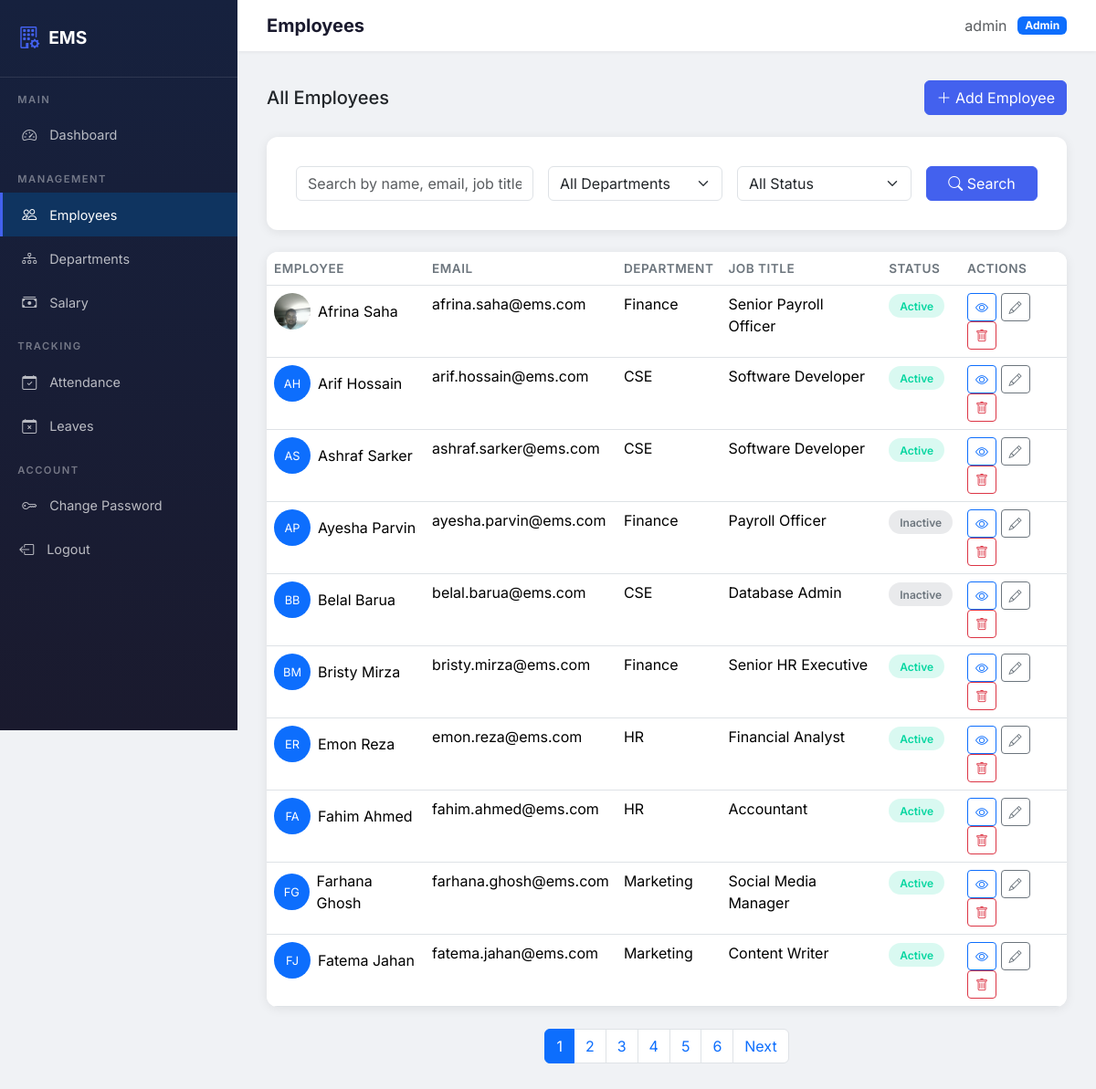
Screenshot of /employees/ (signed in) with the database file from the repository.
### employees/models.py (models this page shows, shortened)
class Employee(models.Model):
    STATUS_CHOICES = [
        ('active', 'Active'),
        ('inactive', 'Inactive'),
    ]
    user = models.OneToOneField(User, on_delete=models.CASCADE, related_name='employee')
    phone = models.CharField(max_length=20, blank=True)
    department = models.ForeignKey(
        Department, on_delete=models.SET_NULL, null=True, related_name='employees'
    )
    job_title = models.CharField(max_length=100)
    salary = models.DecimalField(max_digits=12, decimal_places=2, default=0)
    joining_date = models.DateField()
    status = models.CharField(max_length=10, choices=STATUS_CHOICES, default='active')
    profile_picture = models.ImageField(
        upload_to='profile_pics/', blank=True, null=True
    )
    class Meta:
        ordering = ['user__first_name', 'user__last_name']
    @property
    def full_name(self):
        return self.user.get_full_name() or self.user.username
    @property
    def email(self):
        return self.user.email

### departments/models.py (models this page shows, shortened)
class Department(models.Model):
    name = models.CharField(max_length=100, unique=True)
    description = models.TextField(blank=True)
    created_at = models.DateTimeField(auto_now_add=True)
    class Meta:
        ordering = ['name']
    def __str__(self):
        return self.name

### employees/views.py (the view, shortened to what this page needs)
# urls.py: path('', views.employee_list, name='list'),
@admin_required
def employee_list(request):
    queryset = Employee.objects.select_related('user', 'department')
    query = request.GET.get('q', '')
    department = request.GET.get('department', '')
    if department:
        queryset = queryset.filter(department_id=department)
    status = request.GET.get('status', '')
    if status:
        queryset = queryset.filter(status=status)
    paginator = Paginator(queryset, 10)
    page_number = request.GET.get('page')
    page_obj = paginator.get_page(page_number)
    return render(request, 'employees/employee_list.html', {
        'employees': page_obj,
        'page_obj': page_obj,
        'is_paginated': page_obj.has_other_pages(),
        'departments': Department.objects.all(),
        'current_query': query,
        'current_department': department,
        'current_status': status,
    })

### templates/employees/employee_list.html (shortened to what this page needs)
{% extends 'base.html' %}
{% block page_title %}Employees{% endblock %}
{% block content %}
<div class="d-flex justify-content-between align-items-center mb-4">
    <h5 class="mb-0">All Employees</h5>
    <a href="{% url 'employees:create' %}" class="btn btn-primary">
        <i class="bi bi-plus-lg"></i> Add Employee
    </a>
</div>
<div class="form-card mb-4">
    <form method="get" class="row g-3">
        <div class="col-md-4">
            <input type="text" name="q" class="form-control" placeholder="Search by name, email, job title..."
                value="{{ current_query }}">
        </div>
        <div class="col-md-3">
            <select name="department" class="form-select">
                <option value="">All Departments</option>
            </select>
        </div>
        <div class="col-md-3">
            <select name="status" class="form-select">
                <option value="">All Status</option>
            </select>
        </div>
        <div class="col-md-2">
            <button type="submit" class="btn btn-primary w-100"><i class="bi bi-search"></i> Search</button>
        </div>
    </form>
</div>
<div class="table-card">
    <div class="table-responsive">
        <table class="table table-hover mb-0">
            <thead>
                <tr>
                    <th>Employee</th>
                    <th>Email</th>
                    <th>Department</th>
                    <th>Job Title</th>
                    <th>Status</th>
                    <th>Actions</th>
                </tr>
            </thead>
            <tbody>
                {% for emp in employees %}
                <tr>
                    <td>
                        <div class="d-flex align-items-center gap-2">
                            {% if emp.profile_picture %}
                            <img src="{{ emp.profile_picture.url }}" class="profile-picture-sm">
                            {% else %}
                            <div class="profile-picture-sm bg-primary d-flex align-items-center justify-content-center text-white rounded-circle"
                                style="width:40px;height:40px;font-size:0.8rem;">
                                {{ emp.user.first_name|first }}{{ emp.user.last_name|first }}
                            </div>
                            {% endif %}
                            <span>{{ emp.full_name }}</span>
                        </div>
                    </td>
                    <td>{{ emp.email }}</td>
                    <td>{{ emp.department|default:"-" }}</td>
                    <td>{{ emp.job_title }}</td>
                    <td><span class="badge-status badge-{{ emp.status }}">{{ emp.get_status_display }}</span></td>
                    <td>
                        <a href="{% url 'employees:detail' emp.pk %}" class="btn btn-sm btn-outline-primary"
                            title="View"><i class="bi bi-eye"></i></a>
                        <a href="{% url 'employees:update' emp.pk %}" class="btn btn-sm btn-outline-secondary"
                            title="Edit"><i class="bi bi-pencil"></i></a>
                        <a href="{% url 'employees:delete' emp.pk %}" class="btn btn-sm btn-outline-danger"
                            title="Delete"><i class="bi bi-trash"></i></a>
                    </td>
                </tr>
                {% empty %}
                <tr>
                    <td colspan="6" class="text-center text-muted py-4">No employees found.</td>
                </tr>
                {% endfor %}
            </tbody>
        </table>
    </div>
</div>
{% if is_paginated %}
<nav class="mt-4">
    <ul class="pagination justify-content-center">
        {% for num in page_obj.paginator.page_range %}
        <li class="page-item {% if num == page_obj.number %}active{% endif %}">
            <a class="page-link"
                href="?page={{ num }}&q={{ current_query }}&department={{ current_department }}&status={{ current_status }}">{{num }}</a>
        </li>
        {% endfor %}
        {% if page_obj.has_next %}
        <li class="page-item"><a class="page-link"
                href="?page={{ page_obj.next_page_number }}&q={{ current_query }}&department={{ current_department }}&status={{ current_status }}">Next</a>
        </li>
        {% endif %}
    </ul>
</nav>
{% endif %}
{% endblock %}

### templates/base.html (shortened to what this page needs)
{% load static %}
<!DOCTYPE html>
<html lang="en">
<head>
    <link href="https://cdn.jsdelivr.net/npm/bootstrap@5.3.2/dist/css/bootstrap.min.css" rel="stylesheet">
    <link href="https://cdn.jsdelivr.net/npm/bootstrap-icons@1.11.2/font/bootstrap-icons.min.css" rel="stylesheet">
    <link rel="stylesheet" href="{% static 'css/style.css' %}">
</head>
<body>
    {% if user.is_authenticated %}
    <nav class="sidebar">
        <div class="brand">
            <i class="bi bi-building-gear"></i>
            <h4>EMS</h4>
        </div>
        {% if user.is_staff %}
        <div class="nav-section">Main</div>
        <a href="{% url 'dashboard:home' %}"
            class="nav-link {% if request.resolver_match.app_name == 'dashboard' %}active{% endif %}">
            <i class="bi bi-speedometer2"></i> Dashboard
        </a>
        <div class="nav-section">Management</div>
        <a href="{% url 'employees:list' %}"
            class="nav-link {% if request.resolver_match.app_name == 'employees' and 'my_' not in request.resolver_match.url_name %}active{% endif %}">
            <i class="bi bi-people"></i> Employees
        </a>
        <a href="{% url 'departments:list' %}"
            class="nav-link {% if request.resolver_match.app_name == 'departments' %}active{% endif %}">
            <i class="bi bi-diagram-3"></i> Departments
        </a>
        <a href="{% url 'employees:salary_list' %}"
            class="nav-link {% if 'salary' in request.resolver_match.url_name %}active{% endif %}">
            <i class="bi bi-cash-stack"></i> Salary
        </a>
        <div class="nav-section">Tracking</div>
        <a href="{% url 'attendance:admin_attendance' %}"
            class="nav-link {% if request.resolver_match.app_name == 'attendance' %}active{% endif %}">
            <i class="bi bi-calendar-check"></i> Attendance
        </a>
        <a href="{% url 'leaves:admin_list' %}"
            class="nav-link {% if request.resolver_match.app_name == 'leaves' %}active{% endif %}">
            <i class="bi bi-calendar-x"></i> Leaves
        </a>
        {% endif %}
        <div class="nav-section">Account</div>
        <a href="{% url 'accounts:password_change' %}" class="nav-link">
            <i class="bi bi-key"></i> Change Password
        </a>
        <form method="post" action="{% url 'accounts:logout' %}" class="m-0 p-0">
            <button type="submit" class="nav-link w-100 text-start border-0 bg-transparent" style="cursor:pointer;">
                <i class="bi bi-box-arrow-left"></i> Logout
            </button>
        </form>
    </nav>
    <div class="main-content">
        <div class="topbar">
            <h5 class="page-title">{% block page_title %}Dashboard{% endblock %}</h5>
            <div class="user-info">
                <span class="text-muted">{{ user.get_full_name|default:user.username }}</span>
                <span class="badge bg-{% if user.is_staff %}primary{% else %}secondary{% endif %}">
                    {% if user.is_staff %}Admin{% else %}Employee{% endif %}
                </span>
            </div>
        </div>
        <div class="content-wrapper">
            {% block content %}{% endblock %}
        </div>
    </div>
    {% else %}
    {% block login_content %}{% endblock %}
    {% endif %}
</body>
</html>

### static/css/style.css (style rules this page uses)
:root { --primary: #4361ee; --primary-dark: #3a56d4; --secondary: #7209b7; --success: #06d6a0; --warning: #ffd166; --danger: #ef476f; --dark: #1a1a2e; --sidebar-bg: #16213e; --sidebar-hover: #0f3460; --body-bg: #f0f2f5; --card-shadow: 0 2px 12px rgba(0, 0, 0, 0.08); }
body { background-color: var(--body-bg); font-family: 'Inter', 'Segoe UI', sans-serif; min-height: 100vh; }
.sidebar { background: linear-gradient(180deg, var(--sidebar-bg) 0%, var(--dark) 100%); min-height: 100vh; width: 260px; position: fixed; top: 0; left: 0; z-index: 1000; padding-top: 0; transition: all 0.3s ease; overflow-y: auto; }
.sidebar .brand { padding: 1.5rem 1.2rem; border-bottom: 1px solid rgba(255, 255, 255, 0.1); display: flex; align-items: center; gap: 10px; }
.sidebar .brand h4 { color: #fff; margin: 0; font-weight: 700; font-size: 1.2rem; }
.sidebar .brand i { font-size: 1.5rem; color: var(--primary); }
.sidebar .nav-link { color: rgba(255, 255, 255, 0.7); padding: 0.75rem 1.2rem; display: flex; align-items: center; gap: 12px; font-size: 0.9rem; border-left: 3px solid transparent; transition: all 0.2s ease; }
.sidebar .nav-link:hover, .sidebar .nav-link.active { color: #fff; background: var(--sidebar-hover); border-left-color: var(--primary); }
.sidebar .nav-link i { width: 20px; text-align: center; font-size: 1rem; }
.sidebar .nav-section { color: rgba(255, 255, 255, 0.4); padding: 1rem 1.2rem 0.4rem; font-size: 0.7rem; text-transform: uppercase; letter-spacing: 1.5px; font-weight: 600; }
.main-content { margin-left: 260px; min-height: 100vh; }
.topbar { background: #fff; padding: 1rem 2rem; box-shadow: 0 1px 4px rgba(0, 0, 0, 0.06); display: flex; justify-content: space-between; align-items: center; position: sticky; top: 0; z-index: 999; }
.topbar .page-title { font-weight: 700; font-size: 1.25rem; color: var(--dark); margin: 0; }
.topbar .user-info { display: flex; align-items: center; gap: 12px; }
.content-wrapper { padding: 2rem; }
.table-card { background: #fff; border-radius: 12px; box-shadow: var(--card-shadow); overflow: hidden; }
.table-card table { margin-bottom: 0; }
.table-card th { font-weight: 600; font-size: 0.85rem; text-transform: uppercase; letter-spacing: 0.5px; color: #6c757d; border-top: none; }
.badge-status { padding: 0.35rem 0.75rem; border-radius: 20px; font-size: 0.75rem; font-weight: 600; }
.badge-active { background: rgba(6, 214, 160, 0.15); color: #06d6a0; }
.badge-inactive { background: rgba(108, 117, 125, 0.15); color: #6c757d; }
.form-card { background: #fff; border-radius: 12px; box-shadow: var(--card-shadow); padding: 2rem; }
.btn-primary { background: var(--primary); border-color: var(--primary); }
.profile-picture-sm { width: 40px; height: 40px; border-radius: 50%; object-fit: cover; }

### rows the page displays
Employee: profile_picture (picture), full_name "Afrina Saha", email "afrina.saha@ems.com", department "Finance", job_title "Senior Payroll Officer", status "Active"
Employee: user.first_name|first "A", user.last_name|first "H", full_name "Arif Hossain", email "arif.hossain@ems.com", department "CSE", job_title "Software Developer", status "Active"
Employee: user.first_name|first "A", user.last_name|first "S", full_name "Ashraf Sarker", email "ashraf.sarker@ems.com", department "CSE", job_title "Software Developer", status "Active"
Employee: user.first_name|first "A", user.last_name|first "P", full_name "Ayesha Parvin", email "ayesha.parvin@ems.com", department "Finance", job_title "Payroll Officer", status "Inactive"
Employee: user.first_name|first "B", user.last_name|first "B", full_name "Belal Barua", email "belal.barua@ems.com", department "CSE", job_title "Database Admin", status "Inactive"
Employee: user.first_name|first "B", user.last_name|first "M", full_name "Bristy Mirza", email "bristy.mirza@ems.com", department "Finance", job_title "Senior HR Executive", status "Active"
Employee: user.first_name|first "E", user.last_name|first "R", full_name "Emon Reza", email "emon.reza@ems.com", department "HR", job_title "Financial Analyst", status "Active"
Employee: user.first_name|first "F", user.last_name|first "A", full_name "Fahim Ahmed", email "fahim.ahmed@ems.com", department "HR", job_title "Accountant", status "Active"
Employee: user.first_name|first "F", user.last_name|first "G", full_name "Farhana Ghosh", email "farhana.ghosh@ems.com", department "Marketing", job_title "Social Media Manager", status "Active"
Employee: user.first_name|first "F", user.last_name|first "J", full_name "Fatema Jahan", email "fatema.jahan@ems.com", department "Marketing", job_title "Content Writer", status "Active"

### other values shown
{{ user.get_full_name|default:user.username }} "admin"
{{ num }} "1" "2" "3" "4" "5" "6"
